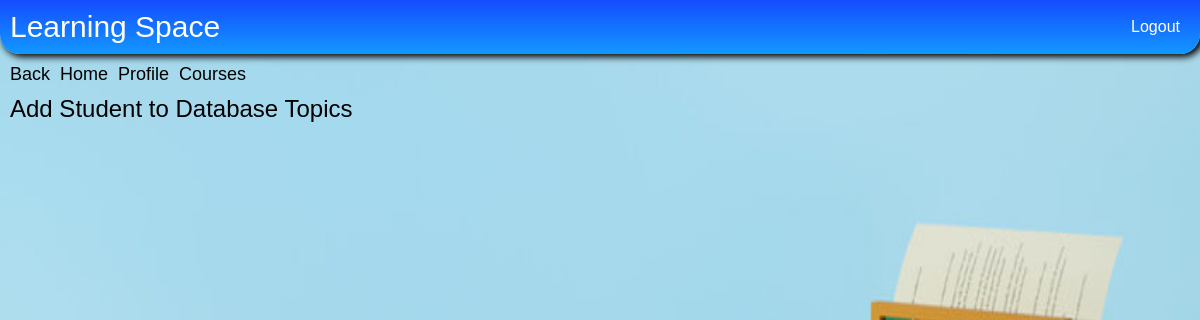
Before: /course/add-students?course_id=1 (signed in) with the older database file.
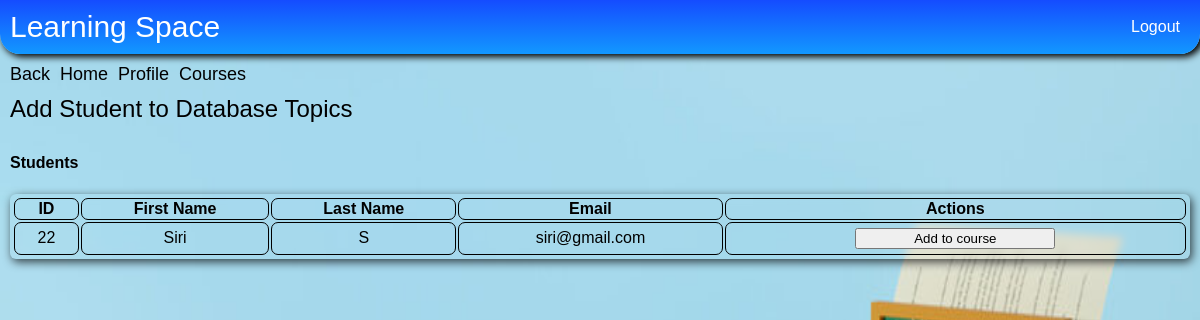
After: the same page with the newer database file.
### e_learn/models.py (models this page shows)
class User(AbstractUser):
    is_student = models.BooleanField(default=False)
    is_instructor = models.BooleanField(default=False)
    is_institution = models.BooleanField(default=False)

### e_learn/views.py (the view)
# urls.py: path('course/add-students', views.display_add_students_to_course, name='add_students_to_course'),
@login_required(login_url="institution_login")
def display_add_students_to_course(request):
    msg = None
    if request.method == 'POST':
        course_id = request.POST.get('course_id')
        user_id = request.POST.get('user_id')
        course_details = Course.objects.get(id=int(course_id))
        user_details = User.objects.get(id=user_id)
        new_relation = UserCourseRelation(user=user_details, course=course_details, is_student=True)
        new_relation.save()
        is_premium_user = check_user_plan(request.user, True)
        if is_premium_user:
            msg = "Student added to course successfully."
            email_data = "Now you can access the course '{}' in the Learning Space through  http://127.0.0.1:8000/login".format(
                course_details.name)
            send_email([user_details.email], email_data, "add_student_to_course")
    else:
        course_id = request.GET.get('course_id')
        course_details = Course.objects.get(id=course_id)
    data = institution_users(request, "student")
    if not data["users_exist"]:
        return render(request, 'student_signup.html',
                      {"msg": 'Students not registered in the institution yet, try registering a new student!'})
    relations = UserCourseRelation.objects.filter(course=course_details)
    students_lst = []
    relations_user = []
    for relation in relations:
        relations_user.append(relation.user)
    for user in data["users_lst"]:
        if user not in relations_user:
            students_lst.append(user)
    if len(relations) != 0 and len(students_lst) == 0:
        return render(request, 'add_students_to_course.html',
                      {'course_details': course_details, 'msg': "No new students to add to this course."})
    if len(relations) == 0:
        students_lst = data["users_lst"]
    if msg is not None:
        return render(request, 'add_students_to_course.html',
                      {"course_details": course_details, "students_lst": students_lst,
                       "student_exists": data["users_exist"], "msg": msg})
    return render(request, 'add_students_to_course.html',
                  {"course_details": course_details, "students_lst": students_lst,
                   "student_exists": data["users_exist"]})

### e_learn/views.py (called while the page is built)
def institution_users(request, user_type):
    current_institution = Institution.objects.get(user=request.user)
    users_exist = False
    users_lst = []
    try:
        if user_type == "student":
            details_lst = UserInstitutionRelation.objects.filter(institution=current_institution, is_student=True)
        else:
            details_lst = UserInstitutionRelation.objects.filter(institution=current_institution, is_instructor=True)
        for i in details_lst:
            users_lst.append(i.user)
        if len(users_lst) != 0:
            users_exist = True
        return {"users_exist": users_exist, "users_lst": users_lst}
    except Exception as e:
        return {"users_exist": users_exist, "users_lst": users_lst}

### e_learn/templates/add_students_to_course.html (shortened to what this page needs)
{% extends "base_loggedIn.html" %}
{% block body %}
    {% load static %}
    <link rel="stylesheet" type="text/css" href="{% static 'css/table_pages.css' %}"/>
    <div class="course-list-page">
        <div class="course-list-header">
            <a href="{% url 'complete_course_details' %}?course_id={{ course_details.id }}">Back</a>
            <a href="{% url 'institution_home' %}">Home</a>
            <a href="{% url 'institution_home' %}?request_profile=True">Profile</a>
            <a href="{% url 'course_list' %}">Courses</a>
        </div>
        <span class="title"> Add Student to {{ course_details.name }}</span>
        {% if student_exists %}
            <h4>Students</h4>
            <table class="table-class">
                <thead>
                <tr>
                    <th scope="col" style="border: 1px solid black;"> ID</th>
                    <th scope="col" style="border: 1px solid black;"> First Name</th>
                    <th scope="col" style="border: 1px solid black;"> Last Name</th>
                    <th scope="col" style="border: 1px solid black;"> Email</th>
                    <th scope="col" style="border: 1px solid black;"> Actions</th>
                </tr>
                </thead>
                <tbody>
                {% for user in students_lst %}
                    <tr>
                        <td style="border: 1px solid black;padding: 5px" align="center">{{ user.id }}</td>
                        <td style="border: 1px solid black;padding: 5px" align="center">{{ user.first_name }}</td>
                        <td style="border: 1px solid black;padding: 5px" align="center">{{ user.last_name }}</td>
                        <td style="border: 1px solid black;padding: 5px" align="center">{{ user.email }}</td>
                        <td style="border: 1px solid black;padding: 5px" align="center">
                            <form action="{% url 'add_students_to_course' %}" method="POST"> {% csrf_token %}
                                <button type="submit">Add to course</button>
                            </form>
                        </td>
                    </tr>
                {% endfor %}
                </tbody>
            </table>
            </div>
        {% endif %}
{% endblock %}

Changed rows visible on the page:
added User: id "22", first_name "Siri", last_name "S", email "siri@gmail.com"
Other visible differences:
text now shown: "Students ID First Name Last Name Email Actions"
